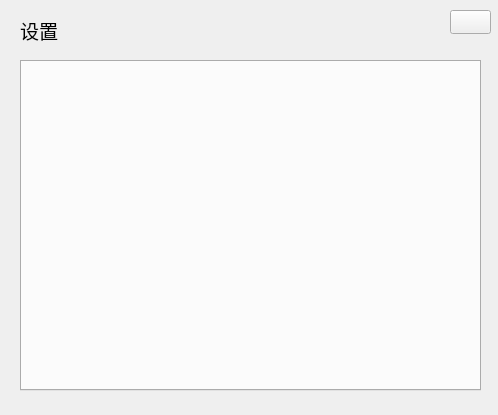
<?xml version="1.0" encoding="UTF-8"?>
<ui version="4.0">
 <class>Setting</class>
 <widget class="QWidget" name="Setting">
  <property name="geometry">
   <rect>
    <x>0</x>
    <y>0</y>
    <width>498</width>
    <height>415</height>
   </rect>
  </property>
  <property name="windowTitle">
   <string>Form</string>
  </property>
  <widget class="QPushButton" name="PBclose">
   <property name="geometry">
    <rect>
     <x>450</x>
     <y>10</y>
     <width>41</width>
     <height>24</height>
    </rect>
   </property>
   <property name="text">
    <string/>
   </property>
  </widget>
  <widget class="QLabel" name="label_38">
   <property name="geometry">
    <rect>
     <x>20</x>
     <y>20</y>
     <width>51</width>
     <height>21</height>
    </rect>
   </property>
   <property name="font">
    <font>
     <pointsize>14</pointsize>
     <kerning>true</kerning>
    </font>
   </property>
   <property name="text">
    <string>设置</string>
   </property>
  </widget>
  <widget class="QTabWidget" name="tabWidget">
   <property name="geometry">
    <rect>
     <x>20</x>
     <y>60</y>
     <width>461</width>
     <height>331</height>
    </rect>
   </property>
   <property name="currentIndex">
    <number>-1</number>
   </property>
   <property name="tabBarAutoHide">
    <bool>false</bool>
   </property>
  </widget>
 </widget>
 <resources/>
 <connections/>
</ui>
